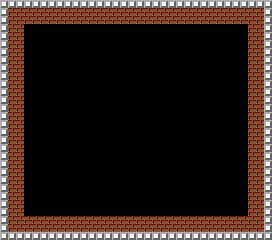

This game map was drawn from its Tiled (.tmx) file and the tilesets committed beside it. A one-line description and the full map source follow:
An orthogonal 34x30 tile map with 8x8 px tiles, 1 tile layer (map).

<map version="1.0" tiledversion="1.0.3" orientation="orthogonal" renderorder="right-down" width="34" height="30" tilewidth="8" tileheight="8" nextobjectid="1">
 <tileset firstgid="1" name="bcity" tilewidth="8" tileheight="8" tilecount="8" columns="8">
  <image source="images/tiles.png" width="64" height="8" />
 </tileset>
 <layer name="map" width="34" height="30">
  <data encoding="csv">
3,3,3,3,3,3,3,3,3,3,3,3,3,3,3,3,3,3,3,3,3,3,3,3,3,3,3,3,3,3,3,3,3,3,
3,2,2,2,2,2,2,2,2,2,2,2,2,2,2,2,2,2,2,2,2,2,2,2,2,2,2,2,2,2,2,2,2,3,
3,2,2,2,2,2,2,2,2,2,2,2,2,2,2,2,2,2,2,2,2,2,2,2,2,2,2,2,2,2,2,2,2,3,
3,2,2,0,0,0,0,0,0,0,0,0,0,0,0,0,0,0,0,0,0,0,0,0,0,0,0,0,0,0,0,2,2,3,
3,2,2,0,0,0,0,0,0,0,0,0,0,0,0,0,0,0,0,0,0,0,0,0,0,0,0,0,0,0,0,2,2,3,
3,2,2,0,0,0,0,0,0,0,0,0,0,0,0,0,0,0,0,0,0,0,0,0,0,0,0,0,0,0,0,2,2,3,
3,2,2,0,0,0,0,0,0,0,0,0,0,0,0,0,0,0,0,0,0,0,0,0,0,0,0,0,0,0,0,2,2,3,
3,2,2,0,0,0,0,0,0,0,0,0,0,0,0,0,0,0,0,0,0,0,0,0,0,0,0,0,0,0,0,2,2,3,
3,2,2,0,0,0,0,0,0,0,0,0,0,0,0,0,0,0,0,0,0,0,0,0,0,0,0,0,0,0,0,2,2,3,
3,2,2,0,0,0,0,0,0,0,0,0,0,0,0,0,0,0,0,0,0,0,0,0,0,0,0,0,0,0,0,2,2,3,
3,2,2,0,0,0,0,0,0,0,0,0,0,0,0,0,0,0,0,0,0,0,0,0,0,0,0,0,0,0,0,2,2,3,
3,2,2,0,0,0,0,0,0,0,0,0,0,0,0,0,0,0,0,0,0,0,0,0,0,0,0,0,0,0,0,2,2,3,
3,2,2,0,0,0,0,0,0,0,0,0,0,0,0,0,0,0,0,0,0,0,0,0,0,0,0,0,0,0,0,2,2,3,
3,2,2,0,0,0,0,0,0,0,0,0,0,0,0,0,0,0,0,0,0,0,0,0,0,0,0,0,0,0,0,2,2,3,
3,2,2,0,0,0,0,0,0,0,0,0,0,0,0,0,0,0,0,0,0,0,0,0,0,0,0,0,0,0,0,2,2,3,
3,2,2,0,0,0,0,0,0,0,0,0,0,0,0,0,0,0,0,0,0,0,0,0,0,0,0,0,0,0,0,2,2,3,
3,2,2,0,0,0,0,0,0,0,0,0,0,0,0,0,0,0,0,0,0,0,0,0,0,0,0,0,0,0,0,2,2,3,
3,2,2,0,0,0,0,0,0,0,0,0,0,0,0,0,0,0,0,0,0,0,0,0,0,0,0,0,0,0,0,2,2,3,
3,2,2,0,0,0,0,0,0,0,0,0,0,0,0,0,0,0,0,0,0,0,0,0,0,0,0,0,0,0,0,2,2,3,
3,2,2,0,0,0,0,0,0,0,0,0,0,0,0,0,0,0,0,0,0,0,0,0,0,0,0,0,0,0,0,2,2,3,
3,2,2,0,0,0,0,0,0,0,0,0,0,0,0,0,0,0,0,0,0,0,0,0,0,0,0,0,0,0,0,2,2,3,
3,2,2,0,0,0,0,0,0,0,0,0,0,0,0,0,0,0,0,0,0,0,0,0,0,0,0,0,0,0,0,2,2,3,
3,2,2,0,0,0,0,0,0,0,0,0,0,0,0,0,0,0,0,0,0,0,0,0,0,0,0,0,0,0,0,2,2,3,
3,2,2,0,0,0,0,0,0,0,0,0,0,0,0,0,0,0,0,0,0,0,0,0,0,0,0,0,0,0,0,2,2,3,
3,2,2,0,0,0,0,0,0,0,0,0,0,0,0,0,0,0,0,0,0,0,0,0,0,0,0,0,0,0,0,2,2,3,
3,2,2,0,0,0,0,0,0,0,0,0,0,0,0,0,0,0,0,0,0,0,0,0,0,0,0,0,0,0,0,2,2,3,
3,2,2,0,0,0,0,0,0,0,0,0,0,0,0,0,0,0,0,0,0,0,0,0,0,0,0,0,0,0,0,2,2,3,
3,2,2,2,2,2,2,2,2,2,2,2,2,2,2,2,2,2,2,2,2,2,2,2,2,2,2,2,2,2,2,2,2,3,
3,2,2,2,2,2,2,2,2,2,2,2,2,2,2,2,2,2,2,2,2,2,2,2,2,2,2,2,2,2,2,2,2,3,
3,3,3,3,3,3,3,3,3,3,3,3,3,3,3,3,3,3,3,3,3,3,3,3,3,3,3,3,3,3,3,3,3,3
</data>
 </layer>
</map>
